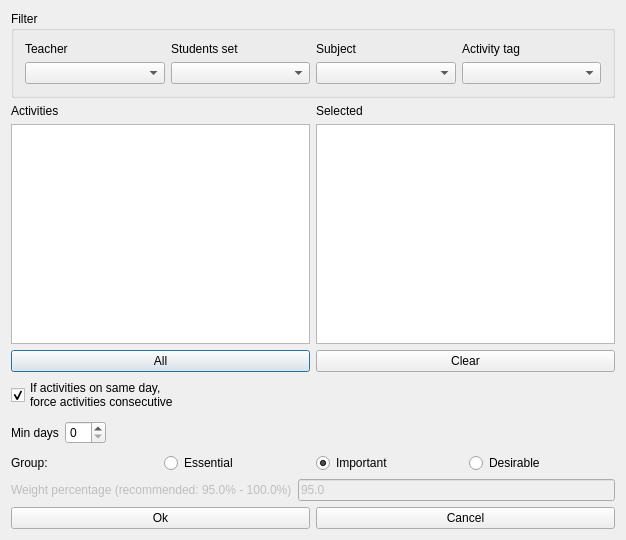
<?xml version="1.0" encoding="UTF-8"?>
<ui version="4.0">
 <class>ModifyConstraintMinDaysBetweenActivitiesForm_template</class>
 <widget class="QDialog" name="ModifyConstraintMinDaysBetweenActivitiesForm_template">
  <property name="geometry">
   <rect>
    <x>0</x>
    <y>0</y>
    <width>626</width>
    <height>540</height>
   </rect>
  </property>
  <property name="windowTitle">
   <string extracomment="This is the title of the dialog to modify a constraint of this type">Modify min days between activities</string>
  </property>
  <layout class="QVBoxLayout" name="verticalLayout_3">
   <item>
    <widget class="QGroupBox" name="filterGroupBox">
     <property name="title">
      <string>Filter</string>
     </property>
     <layout class="QGridLayout" name="gridLayout">
      <item row="0" column="0">
       <widget class="QLabel" name="teachersTextLabel">
        <property name="text">
         <string>Teacher</string>
        </property>
        <property name="wordWrap">
         <bool>false</bool>
        </property>
       </widget>
      </item>
      <item row="0" column="1">
       <widget class="QLabel" name="studentsTextLabel">
        <property name="text">
         <string>Students set</string>
        </property>
        <property name="wordWrap">
         <bool>false</bool>
        </property>
       </widget>
      </item>
      <item row="0" column="2">
       <widget class="QLabel" name="subjectsTextLabel">
        <property name="text">
         <string>Subject</string>
        </property>
        <property name="wordWrap">
         <bool>false</bool>
        </property>
       </widget>
      </item>
      <item row="0" column="3">
       <widget class="QLabel" name="activityTagsTextLabel">
        <property name="text">
         <string>Activity tag</string>
        </property>
        <property name="wordWrap">
         <bool>false</bool>
        </property>
       </widget>
      </item>
      <item row="1" column="0">
       <widget class="QComboBox" name="teachersComboBox"/>
      </item>
      <item row="1" column="1">
       <widget class="QComboBox" name="studentsComboBox"/>
      </item>
      <item row="1" column="2">
       <widget class="QComboBox" name="subjectsComboBox"/>
      </item>
      <item row="1" column="3">
       <widget class="QComboBox" name="activityTagsComboBox"/>
      </item>
     </layout>
    </widget>
   </item>
   <item>
    <layout class="QHBoxLayout" name="horizontalLayout">
     <item>
      <layout class="QVBoxLayout" name="verticalLayout_2">
       <item>
        <widget class="QLabel" name="activitiesTextLabel">
         <property name="frameShape">
          <enum>QFrame::NoFrame</enum>
         </property>
         <property name="frameShadow">
          <enum>QFrame::Plain</enum>
         </property>
         <property name="text">
          <string>Activities</string>
         </property>
         <property name="wordWrap">
          <bool>false</bool>
         </property>
        </widget>
       </item>
       <item>
        <widget class="QListWidget" name="activitiesListWidget"/>
       </item>
       <item>
        <widget class="QPushButton" name="addAllActivitiesPushButton">
         <property name="text">
          <string comment="Text on a button. It refers to adding all activities from the list above this button into the current constraint">All</string>
         </property>
        </widget>
       </item>
      </layout>
     </item>
     <item>
      <layout class="QVBoxLayout" name="verticalLayout">
       <item>
        <widget class="QLabel" name="selectedActivitiesTextLabel">
         <property name="frameShape">
          <enum>QFrame::NoFrame</enum>
         </property>
         <property name="frameShadow">
          <enum>QFrame::Plain</enum>
         </property>
         <property name="text">
          <string comment="It refers to a list of selected activities">Selected</string>
         </property>
         <property name="wordWrap">
          <bool>false</bool>
         </property>
        </widget>
       </item>
       <item>
        <widget class="QListWidget" name="selectedActivitiesListWidget"/>
       </item>
       <item>
        <widget class="QPushButton" name="clearPushButton">
         <property name="text">
          <string>Clear</string>
         </property>
        </widget>
       </item>
      </layout>
     </item>
    </layout>
   </item>
   <item>
    <layout class="QHBoxLayout" name="horizontalLayout_2">
     <item>
      <widget class="QCheckBox" name="consecutiveIfSameDayCheckBox">
       <property name="text">
        <string comment="Keep translation short. Check how the dialog looks (dialog modify min days between a set of activities)">If activities on same day,
force activities consecutive</string>
       </property>
       <property name="checked">
        <bool>true</bool>
       </property>
      </widget>
     </item>
     <item>
      <spacer name="horizontalSpacer_2">
       <property name="orientation">
        <enum>Qt::Horizontal</enum>
       </property>
       <property name="sizeHint" stdset="0">
        <size>
         <width>40</width>
         <height>20</height>
        </size>
       </property>
      </spacer>
     </item>
    </layout>
   </item>
   <item>
    <layout class="QHBoxLayout" name="horizontalLayout_4">
     <item>
      <widget class="QLabel" name="minDaysTextLabel">
       <property name="frameShape">
        <enum>QFrame::NoFrame</enum>
       </property>
       <property name="frameShadow">
        <enum>QFrame::Plain</enum>
       </property>
       <property name="text">
        <string comment="Keep translation short. It refers to the minimum number of days between a set of activities">Min days</string>
       </property>
       <property name="wordWrap">
        <bool>false</bool>
       </property>
      </widget>
     </item>
     <item>
      <widget class="QSpinBox" name="minDaysSpinBox"/>
     </item>
     <item>
      <spacer name="horizontalSpacer">
       <property name="orientation">
        <enum>Qt::Horizontal</enum>
       </property>
       <property name="sizeHint" stdset="0">
        <size>
         <width>128</width>
         <height>29</height>
        </size>
       </property>
      </spacer>
     </item>
    </layout>
   </item>
   <item>
    <layout class="QHBoxLayout" name="horizontalLayout_5">
     <item>
      <widget class="QLabel" name="groupTextLabel">
       <property name="text">
        <string>Group:</string>
       </property>
      </widget>
     </item>
     <item>
      <widget class="QRadioButton" name="essentialRadioButton">
       <property name="text">
        <string>Essential</string>
       </property>
      </widget>
     </item>
     <item>
      <widget class="QRadioButton" name="importantRadioButton">
       <property name="text">
        <string>Important</string>
       </property>
       <property name="checked">
        <bool>true</bool>
       </property>
      </widget>
     </item>
     <item>
      <widget class="QRadioButton" name="desirableRadioButton">
       <property name="text">
        <string>Desirable</string>
       </property>
      </widget>
     </item>
    </layout>
   </item>
   <item>
    <layout class="QHBoxLayout" name="horizontalLayout_3">
     <item>
      <widget class="QLabel" name="weightTextLabel">
       <property name="enabled">
        <bool>false</bool>
       </property>
       <property name="frameShape">
        <enum>QFrame::NoFrame</enum>
       </property>
       <property name="frameShadow">
        <enum>QFrame::Plain</enum>
       </property>
       <property name="text">
        <string>Weight percentage (recommended: 95.0% - 100.0%)</string>
       </property>
       <property name="wordWrap">
        <bool>false</bool>
       </property>
      </widget>
     </item>
     <item>
      <widget class="QLineEdit" name="weightLineEdit">
       <property name="enabled">
        <bool>false</bool>
       </property>
       <property name="text">
        <string notr="true">95.0</string>
       </property>
      </widget>
     </item>
    </layout>
   </item>
   <item>
    <layout class="QHBoxLayout">
     <item>
      <widget class="QPushButton" name="okPushButton">
       <property name="text">
        <string>Ok</string>
       </property>
      </widget>
     </item>
     <item>
      <widget class="QPushButton" name="cancelPushButton">
       <property name="text">
        <string>Cancel</string>
       </property>
      </widget>
     </item>
    </layout>
   </item>
  </layout>
 </widget>
 <layoutdefault spacing="6" margin="11"/>
 <resources/>
 <connections/>
</ui>
